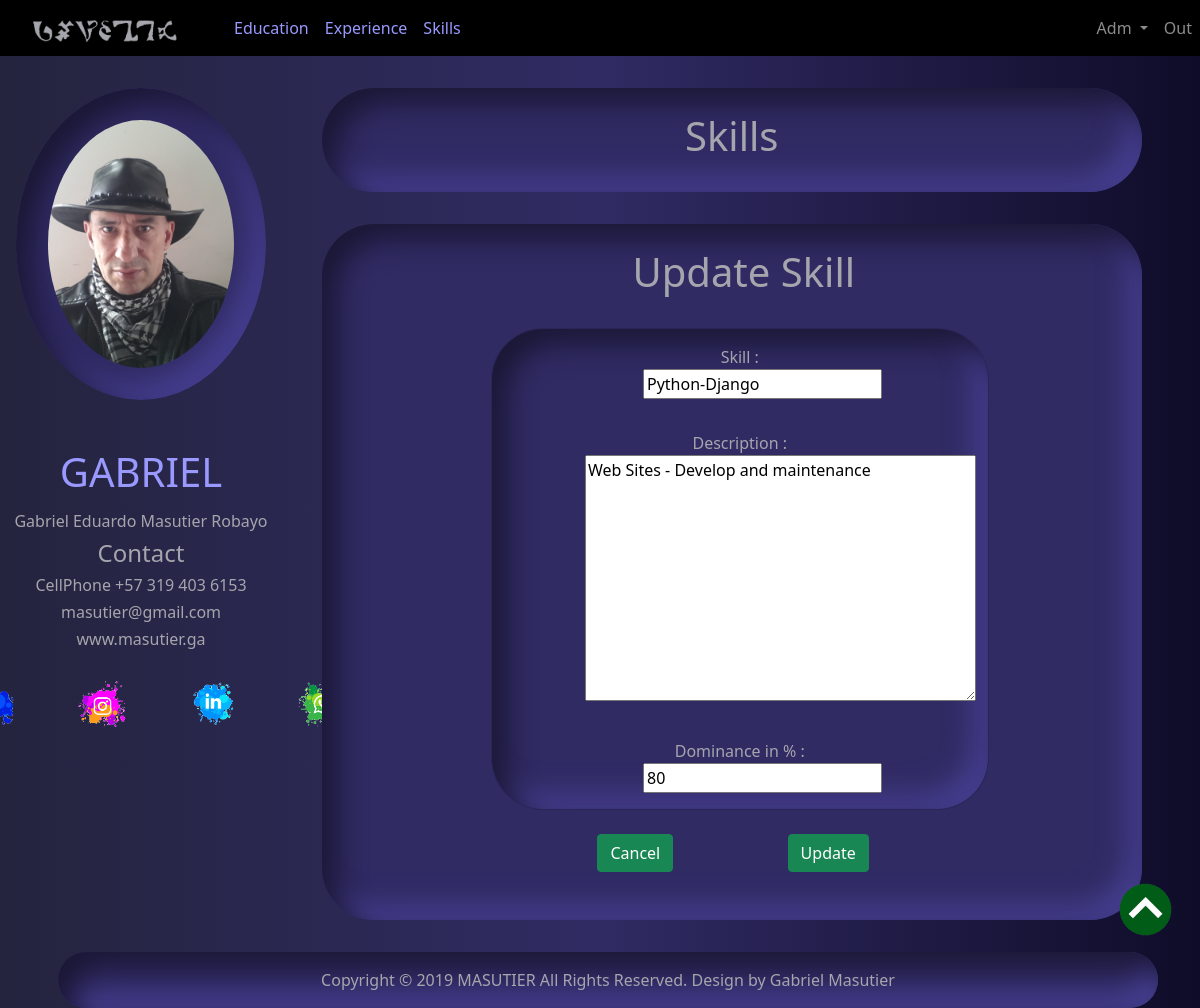
The page /editSkill/7/ (signed in) on the database its author committed.
### skills/models.py (models this page shows, shortened)
class Skill(models.Model):
    skill = models.CharField(max_length=30)
    description = models.TextField(max_length=100)
    dominium = models.DecimalField(max_digits=3, decimal_places=0)

### skills/views.py (the view)
# urls.py: path('editSkill/<int:pk>/', editSkill, name="editSkill"),
@login_required(login_url='loginPage')
def editSkill(request, pk):
    skill = Skill.objects.get(id=pk)
    skillForm = CreateSkillForm(instance=skill)
    if request.method == 'POST':
        skillForm = CreateSkillForm(request.POST, request.FILES, instance=skill)
        if skillForm.is_valid:
            skillForm.save()
            messages.success(request, 'Skill Updated successful')
            return redirect('skills')
    context = {"title": "Edit Skill", "skillForm": skillForm}
    return render(request, "skills/editSkill.html", context)

### skills/forms.py
class CreateSkillForm(ModelForm):
    class Meta:
        model = Skill
        fields = '__all__'

### skills/templates/skills/editSkill.html (shortened to what this page needs)
{% extends 'home/home.html' %}
{% load static %}
{% block content %}
<div class="col-md-11 p-4 boxtext1 c">
    <h1 class="c">Skills</h1>
</div>
<div class="col-md-11 p-4 boxtext1 c">
<h1 class="ms-4">Update Skill</h1>
    <form method="POST" enctype="multipart/form-data">
        <div class="col-md-8 mx-auto">
            <div class="card boxtext1" >
                <div class="card-body ">
                    <div class="col-md-5 mx-auto c">
                        <label>Skill :</label>
                        {{skillForm.skill}}
                    </div>
                </div>
                <div class="card-body">
                    <div class="col-md-8 mx-auto c">
                        <label>Description :</label>
                        {{skillForm.description}}
                    </div>
                </div>
                <div class="card-body">
                    <div class="col-md-5 mx-auto c">
                        <label>Dominance in % :</label>
                        {{skillForm.dominium}}
                    </div>
                </div>
            </div>
        </div>
        <div class="col-lg-6 mx-auto row ">
            <div class="container col-lg-5 mt-4 mb-4 ">
                <button class="btn btn-success btn-block" onclick="goBack()">Cancel</button>
            </div>
            <div class="container col-lg-5 mt-4 mb-4 ">
                <input class="btn btn-success btn-block" type="submit" value="Update">
            </div>
        </div>
    </form>
</div>
{% endblock content %}

### static/css/all.css (style rules this page uses)
body { background: #0f0c29; background: -webkit-linear-gradient(to right, #24243e, #302b63, #0f0c29); background: linear-gradient(to right, #24243e, #302b63, #0f0c29); }
.c { text-align: center !important; }

### static/css/test.css (style rules this page uses)
.boxtext1 { color: #a5a6ad !important; border-radius: 52px; background: #302b63; box-shadow: inset 15px 15px 28px #1a1735, inset -15px -15px 28px #463f91; margin-top: 2rem; margin-left: 1rem; }

### rows shown on the page
Skill: skill "Python-Django", description "Web Sites - Develop and maintenance", dominium "80"
